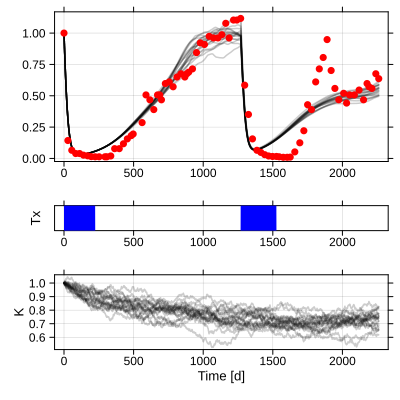

Source code (Julia):
#=

    FIGURE 7
    ========

    Stochastic models

=#

using RobustAdaptiveTherapy
using Plots
using Distributions

include("../defaults.jl")

## Load data

    # Patient 2
    idx = 2

    # Get fits
    res = patient_fit(idx, model=:stochastic)

    # Load data
    day_data, psa_data, Tx_data = patient_data(idx)


## Simulate

    # Get MAP
    q = sample(res,1)[1]

    # Simulate trajectories
    sde_sim = [begin
        stoch_solve_model(q,Tx_data;tmax=maximum(day_data),output=:psa)  
    end for _ = 1:20];

    # Plot PSA
    fig7a = plot(sde_sim, xlim=extrema(day_data), label="", c=:black, α=0.2)
    scatter!(fig7a, day_data, psa_data, c=:red, label="Data", ms=4, msw=0.0)

    # Plot treatment
    fig7b = plot(Tx_data, xlim=extrema(day_data),frange=0.0,lw=0.0,c=:blue,label="",yticks=[],ylabel="Tx")
    plot!(fig7b, ywiden=false)

    # Simulate K
    K_sim = [begin
        sol = stoch_solve_model(q,Tx_data;tmax=maximum(day_data),output=:raw) 
        t -> sol(t)[3]
    end for _ = 1:20];

    # Plot K
    fig7c = plot(K_sim, xlim=(0.0,maximum(day_data)), label="", c=:black, α=0.2)
    plot!(fig7c,xlabel="Time [d]", ylabel="K")

# Figure 7
fig7 = plot(fig7a, fig7b, fig7c, layout=@layout([a{0.6h}; b{0.1h}; c]), size=(400,400), label="", xwiden=true)
savefig(fig7, "$(@__DIR__)/fig7.svg")
fig7
